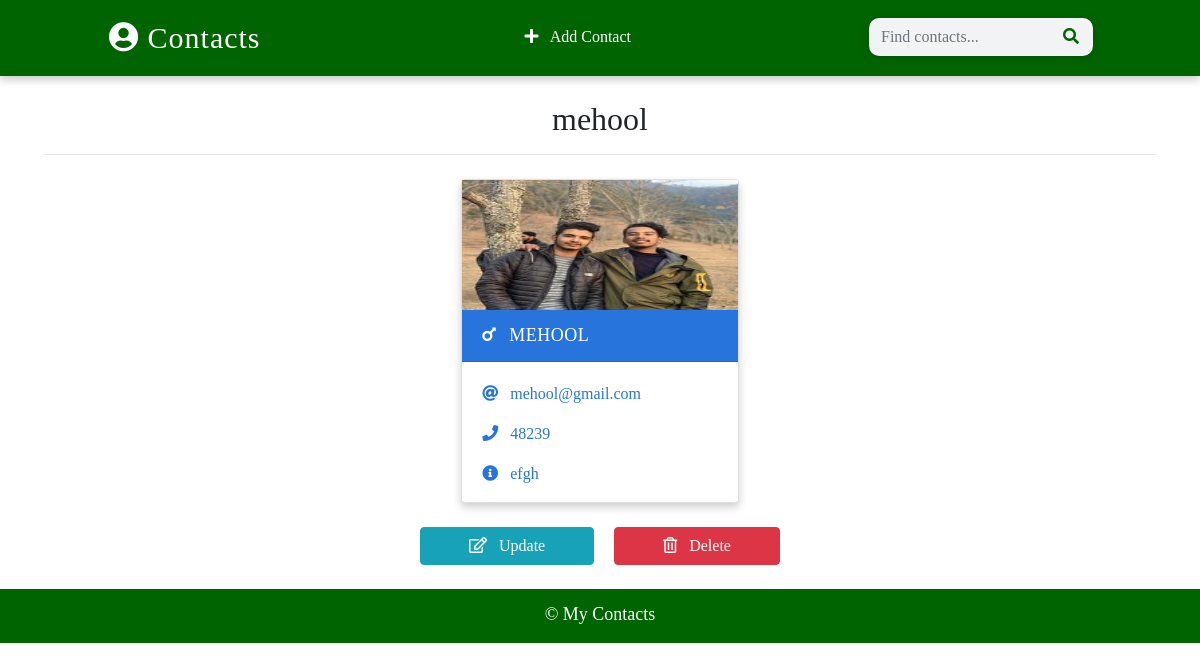
Screenshot of /detail/12/ with the database file from the repository.
### app/models.py (models this page shows, shortened)
class contact (models.Model):
    name = models.CharField(max_length=100)
    email = models.EmailField(max_length=100)
    phone = models.IntegerField()
    info = models.CharField(max_length=100)
    gender  = models.CharField(max_length=50, choices=(
                ('male','Male'),
                ('female','Female')
    ))
    image = models.ImageField(upload_to='images/', blank=True)
    date_added=models.DateTimeField(default=datetime.now)
    class Meta:
        ordering = ['-id']  # this lets latest added contact to appear at the first in the index page

### app/views.py (the view)
# urls.py: path('detail/<int:id>/',views.detail,name='detail'),  # since we passed id also from _card.html to display each card separately. so we need to catch the unique id of each contact record.. <> can be us
def detail(request,id):
    context={
            'contact': get_object_or_404(contact,pk=id)
    }
    return render(request,'detail.html',context)

### templates/detail.html (shortened to what this page needs)
{% extends 'base.html' %}
{% load static %}
{% block content %}
<div class="container">
  <h2 class="heading font-weight-light text-center">{{contact.name}}</h2>
  <hr />
</div>
<div class="container main-part">
  {% include 'partials/_card.html' %}
</div>
<div class="container mt-3">
  <p class="text-center text-light">
    <a class="btn btn-info px-5" href="{% url 'update' contact.id %}">
      <i class="far fa-edit" > </i> &nbsp; Update
    </a>
    <a class="btn btn-danger px-5" href="{% url 'delete' contact.id %}">
      <i class="far fa-trash-alt" > </i> &nbsp; Delete
    </a>
  </p>
</div>
{% endblock content %}

### templates/partials/_card.html (shortened to what this page needs)
{% load static %}
{% if contact.gender == 'male' %}
<div class="card my-2 mx-2 boy-card {% if 'detail' in request.path %} mx-auto w-25 {% endif %}">
  <img
    src="{% if contact.image %}
  {{contact.image.url}}
    {% else %}
    {% static 'images/boy.png' %}
    {% endif %}"
    class="img-fluid"
  />
  <div class="card-header">
    <a href="{% url 'detail' contact.id %}" class="text-white header-link"
      ><i class="fas fa-mars mr-2"></i> {{contact.name}}</a
    >
  </div>
  <div class="card-body pb-0">
    <p>
      <i class="fas fa-at mr-2"></i>
      <a href="{{contact.email}}">{{contact.email}}</a>
    </p>
    <p>
      <i class="fas fa-phone mr-2"></i>
      <a href="{{contact.phone}}">{{contact.phone}}</a>
    </p>
    <p><i class="fas fa-info-circle mr-2"></i> {{contact.info}}</p>
  </div>
</div>
{% endif %}

### static/css/main.css (style rules this page uses)
:root { --back: darkgreen; --girl: #e64298; --boy: #2874dd; }
body { font-family:cursive; }
.card { box-shadow: 0 4px 8px 0 rgba(0, 0, 0, 0.2); transition: 0.3s; min-width: 250px; box-sizing: border-box; }
img { height: 130px !important; }
.card-header { font-size: 18px; letter-spacing: 0.5px; text-transform: uppercase; }
.boy-card .card-header { background-color: var(--boy); }
.boy-card .card-body, .boy-card .card-body p a { color: var(--boy); }
.card-body p { cursor: pointer; }
.main-part { display: flex; flex-wrap: wrap; justify-content: space-evenly; }

### rows the page displays
contact: name "mehool", image (picture), name "MEHOOL", email "mehool@gmail.com", phone "48239", info "efgh"
